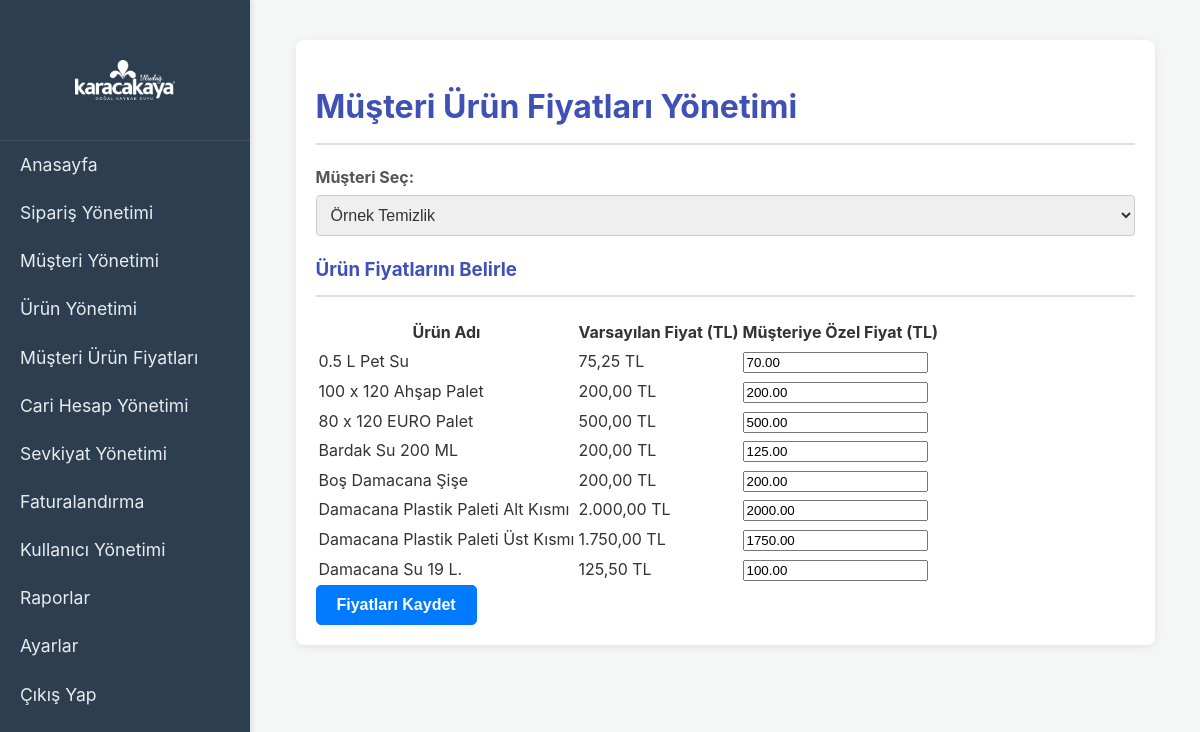
Screenshot of /customer_product_prices.php?customer_id=1 (signed in) with the database file from the repository.
### tables this page shows
CREATE TABLE `company_settings` (
  `id` int(11) NOT NULL,
  `company_name` varchar(255) NOT NULL,
  `address` text DEFAULT NULL,
  `phone` varchar(50) DEFAULT NULL,
  `tax_office` varchar(100) DEFAULT NULL,
  `tax_number` varchar(50) DEFAULT NULL,
  `email` varchar(100) DEFAULT NULL,
  `logo_path` varchar(255) DEFAULT NULL,
  `default_vat_rate` decimal(5,2) NOT NULL DEFAULT 0.00,
  `updated_at` timestamp NULL DEFAULT current_timestamp() ON UPDATE current_timestamp(),
  `default_vat_rate_normal` decimal(5,2) DEFAULT 18.00,
  `default_vat_rate_fixed_asset` decimal(5,2) DEFAULT 8.00
);

CREATE TABLE `products` (
  `id` int(11) NOT NULL,
  `product_name` varchar(255) NOT NULL,
  `sku` varchar(50) DEFAULT NULL,
  `price` decimal(10,2) NOT NULL,
  `stock_quantity` int(11) NOT NULL DEFAULT 0,
  `product_type` enum('Normal','Demirbas') NOT NULL DEFAULT 'Normal',
  `category_id` int(11) DEFAULT NULL,
  `image_url` varchar(255) DEFAULT NULL,
  `created_by` int(11) DEFAULT NULL,
  `last_updated_by` int(11) DEFAULT NULL,
  `description` text DEFAULT NULL,
  `is_active` tinyint(1) DEFAULT 1,
  `created_at` timestamp NULL DEFAULT current_timestamp(),
  `updated_at` datetime DEFAULT current_timestamp() ON UPDATE current_timestamp(),
  `vat_rate` decimal(5,2) DEFAULT NULL
);

### customer_product_prices.php (the view, shortened to what this page needs)
<?php
$page_title = "Müşteri Ürün Fiyatları Yönetimi";
$pdo = connect_db();
$pdo->setAttribute(PDO::ATTR_ERRMODE, PDO::ERRMODE_EXCEPTION);
$selected_customer_id = isset($_GET['customer_id']) ? intval($_GET['customer_id']) : 0;
$customers = [];
try {
    $stmt_customers = $pdo->query("SELECT id, customer_name FROM customers WHERE is_active = TRUE ORDER BY customer_name ASC");
    $customers = $stmt_customers->fetchAll(PDO::FETCH_ASSOC);
} catch (PDOException $e) {
    error_log("Müşteri listesi çekilirken hata oluştu: " . $e->getMessage());
    $message = "Müşteri listesi alınamadı.";
    $message_type = 'error';
}
$all_products = [];
try {
    $stmt_products = $pdo->query("SELECT id, product_name, price FROM products WHERE is_active = TRUE ORDER BY product_name ASC");
    $all_products = $stmt_products->fetchAll(PDO::FETCH_ASSOC);
} catch (PDOException $e) {
    error_log("Ürün listesi çekilirken hata oluştu: " . $e->getMessage());
    $message = "Ürün listesi alınamadı.";
    $message_type = 'error';
}
$customer_product_prices = [];
if ($selected_customer_id > 0) {
    try {
        $stmt_current_prices = $pdo->prepare("SELECT product_id, price FROM customer_product_prices WHERE customer_id = ?");
        $stmt_current_prices->execute([$selected_customer_id]);
        foreach ($stmt_current_prices->fetchAll(PDO::FETCH_ASSOC) as $row) {
            $customer_product_prices[$row['product_id']] = $row['price'];
        }
    } catch (PDOException $e) {
        error_log("Müşteri ürün fiyatları çekilirken hata oluştu: " . $e->getMessage());
        $message = "Müşterinin mevcut fiyatları alınamadı.";
        $message_type = 'error';
    }
}
include 'includes/header.php';
?>
<div class="container">
    <h1><?php echo htmlspecialchars($page_title); ?></h1>
    <form action="customer_product_prices.php" method="GET" class="form-inline mb-4">
        <div class="form-group mr-2">
            <label for="customer_select" class="mr-2">Müşteri Seç:</label>
            <select id="customer_select" name="customer_id" class="form-control" onchange="this.form.submit()">
                <?php foreach ($customers as $customer) : ?>
                    <option value="<?php echo htmlspecialchars($customer['id']); ?>" <?php echo ($selected_customer_id == $customer['id']) ? 'selected' : ''; ?>>
                        <?php echo htmlspecialchars($customer['customer_name']); ?>
                    </option>
                <?php endforeach; ?>
            </select>
        </div>
    </form>
    <?php if ($selected_customer_id > 0 && !empty($all_products)) : ?>
        <form action="customer_product_prices.php" method="POST">
            <h3>Ürün Fiyatlarını Belirle</h3>
            <table class="table table-bordered table-striped">
                <thead>
                    <tr>
                        <th>Ürün Adı</th>
                        <th>Varsayılan Fiyat (TL)</th>
                        <th>Müşteriye Özel Fiyat (TL)</th>
                    </tr>
                </thead>
                <tbody>
                    <?php foreach ($all_products as $product) : ?>
                        <tr>
                            <td><?php echo htmlspecialchars($product['product_name']); ?></td>
                            <td><?php echo number_format($product['price'], 2, ',', '.') . ' TL'; ?></td>
                            <td>
                                <input type="number"
                                       name="product_prices[<?php echo htmlspecialchars($product['id']); ?>]"
                                       step="0.01"
                                       min="0"
                                       class="form-control"
                                       value="<?php echo htmlspecialchars(number_format($customer_product_prices[$product['id']] ?? $product['price'], 2, '.', '')); ?>"
                                       placeholder="Müşteriye özel fiyat">
                            </td>
                        </tr>
                    <?php endforeach; ?>
                </tbody>
            </table>
            <button type="submit" name="set_prices" class="btn btn-primary">Fiyatları Kaydet</button>
        </form>
    <?php elseif ($selected_customer_id > 0 && empty($all_products)) : ?>
        <div class="alert alert-warning">Sistemde aktif ürün bulunmamaktadır. Lütfen öncelikle ürün ekleyiniz.</div>
    <?php elseif ($selected_customer_id == 0 && !empty($customers)) : ?>
        <div class="alert alert-info">Yukarıdan bir müşteri seçerek ürün fiyatlarını yönetmeye başlayabilirsiniz.</div>
    <?php elseif (empty($customers)) : ?>
         <div class="alert alert-warning">Sistemde aktif müşteri bulunmamaktadır. Lütfen öncelikle müşteri ekleyiniz.</div>
    <?php endif; ?>
</div>
<?php include 'includes/footer.php'; ?>

### includes/header.php (shortened to what this page needs)
<?php
$company_logo_path = '';
$company_name_for_logo = 'Panel';
try {
    if (isset($pdo) && $pdo instanceof PDO) {
        $stmt_logo = $pdo->query("SELECT logo_path, company_name FROM company_settings WHERE id = 1 LIMIT 1");
        $logo_data = $stmt_logo->fetch(PDO::FETCH_ASSOC);
        if ($logo_data) {
            if (!empty($logo_data['logo_path']) && file_exists($logo_data['logo_path'])) {
                $company_logo_path = htmlspecialchars($logo_data['logo_path']);
            }
            if (!empty($logo_data['company_name'])) {
                $company_name_for_logo = htmlspecialchars($logo_data['company_name']);
            }
        }
    } else {
        error_log("header.php: PDO bağlantısı (\$pdo) tanımlı değil veya geçerli değil.");
    }
} catch (PDOException $e) {
    error_log("Header'da logo çekilirken veritabanı hatası: " . $e->getMessage());
}
?>
<!DOCTYPE html>
<html lang="tr">
<head>
    <link rel="stylesheet" href="style.css">
</head>
<body>
    <div id="wrapper">
        <aside id="sidebar">
            <div class="sidebar-header">
                <a href="dashboard.php" class="logo-link" title="<?php echo $company_name_for_logo; ?> Paneline Git">
                    <?php if (!empty($company_logo_path)) : ?>
                        <img src="<?php echo $company_logo_path; ?>" alt="<?php echo $company_name_for_logo; ?> Logo" class="app-logo">
                    <?php else : ?>
                        <h3 class="app-name"><?php echo $company_name_for_logo; ?></h3>
                    <?php endif; ?>
                </a>
            </div>
            <?php include 'menu.php';  ?>
        </aside>
        <main id="content">

### style.css (style rules this page uses)
body { font-family: Arial, sans-serif; margin: 0; padding: 0; background-color: #f4f7f6; color: #333; }
#wrapper { display: flex; min-height: 100vh; background-color: #f4f7f6; }
#sidebar { width: 250px; min-height: 100vh; background-color: #343a40; color: #fff; padding-top: 20px; box-shadow: 2px 0 5px rgba(0,0,0,0.1); flex-shrink: 0; transition: all 0.3s; }
#content { width: calc(100% - 250px); padding: 20px; min-height: 100vh; overflow-y: auto; transition: all 0.3s; }
.container { width: 90%; max-width: 1200px; margin: 20px auto; padding: 20px; background-color: #fff; border-radius: 8px; box-shadow: 0 2px 10px rgba(0, 0, 0, 0.08); }
h1, h2, h3 { color: #3f51b5; margin-bottom: 20px; border-bottom: 2px solid #e0e0e0; padding-bottom: 10px; }
.btn { display: inline-block; padding: 10px 20px; font-size: 16px; font-weight: bold; text-align: center; text-decoration: none; border-radius: 5px; cursor: pointer; transition: background-color 0.3s ease, border-color 0.3s ease, color 0.3s ease; border: 1px solid transparent; white-space: nowrap; }
.btn-primary { background-color: #007bff; color: #fff; border-color: #007bff; }
.form-group { margin-bottom: 15px; }
.form-group label { display: block; margin-bottom: 5px; font-weight: bold; color: #555; }
.form-group input[type="text"], .form-group input[type="email"], .form-group input[type="number"], .form-group input[type="password"], .form-group input[type="url"], .form-group input[type="date"], .form-group select, .form-group textarea { width: 100%; padding: 10px; border: 1px solid #ccc; border-radius: 4px; box-sizing: border-box; font-size: 16px; color: #333; }
#sidebar .sidebar-header { text-align: center; padding: 20px 0; background-color: #2c3e50; border-bottom: 1px solid rgba(255, 255, 255, 0.1); display: flex; justify-content: center; align-items: center; min-height: 80px; flex-direction: column; }
#sidebar .sidebar-header .app-logo { max-width: 100px; height: auto; display: block; margin: 0 auto; padding: 5px; border-radius: 5px; filter: invert(100%) grayscale(100%) brightness(200%); }
#sidebar { background-color: #2c3e50; color: #ecf0f1; }
body { font-family: 'Inter', 'Segoe UI', Tahoma, Geneva, Verdana, sans-serif; background-color: #f0f2f5; color: #333; margin: 0; line-height: 1.6; }

### rows the page displays
company_settings: logo_path (picture)
products: product_name "0.5 L Pet Su", price "75,25", id "70.00"
products: product_name "100 x 120 Ahşap Palet", price "200,00", price "200.00"
products: product_name "80 x 120 EURO Palet", price "500,00", price "500.00"
products: product_name "Bardak Su 200 ML", price "200,00", id "125.00"
products: product_name "Boş Damacana Şişe", price "200,00", price "200.00"
products: product_name "Damacana Plastik Paleti Alt Kısmı", price "2.000,00", price "2000.00"
products: product_name "Damacana Plastik Paleti Üst Kısmı", price "1.750,00", price "1750.00"
products: product_name "Damacana Su 19 L.", price "125,50", id "100.00"

### other values shown
$page_title "Müşteri Ürün Fiyatları Yönetimi"
form field customer_id "Örnek Temizlik"
